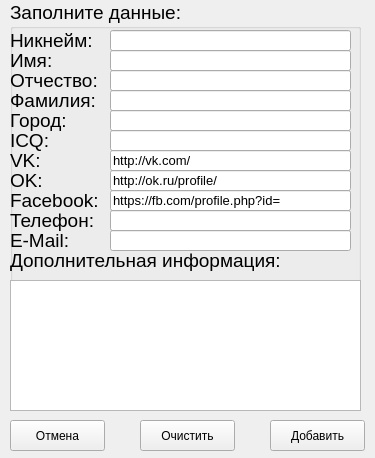
<?xml version="1.0" encoding="UTF-8"?>
<ui version="4.0">
 <class>addForm</class>
 <widget class="QWidget" name="addForm">
  <property name="windowModality">
   <enum>Qt::ApplicationModal</enum>
  </property>
  <property name="geometry">
   <rect>
    <x>0</x>
    <y>0</y>
    <width>375</width>
    <height>458</height>
   </rect>
  </property>
  <property name="windowTitle">
   <string>Добавление контакта</string>
  </property>
  <widget class="QGroupBox" name="groupBox">
   <property name="geometry">
    <rect>
     <x>10</x>
     <y>0</y>
     <width>351</width>
     <height>411</height>
    </rect>
   </property>
   <property name="font">
    <font>
     <pointsize>14</pointsize>
    </font>
   </property>
   <property name="title">
    <string>Заполните данные:</string>
   </property>
   <widget class="QLabel" name="label">
    <property name="geometry">
     <rect>
      <x>0</x>
      <y>50</y>
      <width>66</width>
      <height>21</height>
     </rect>
    </property>
    <property name="text">
     <string>Имя:</string>
    </property>
   </widget>
   <widget class="QLabel" name="label_2">
    <property name="geometry">
     <rect>
      <x>0</x>
      <y>70</y>
      <width>91</width>
      <height>21</height>
     </rect>
    </property>
    <property name="text">
     <string>Отчество:</string>
    </property>
   </widget>
   <widget class="QLabel" name="label_3">
    <property name="geometry">
     <rect>
      <x>0</x>
      <y>90</y>
      <width>91</width>
      <height>21</height>
     </rect>
    </property>
    <property name="text">
     <string>Фамилия:</string>
    </property>
   </widget>
   <widget class="QLineEdit" name="lName">
    <property name="geometry">
     <rect>
      <x>100</x>
      <y>50</y>
      <width>241</width>
      <height>21</height>
     </rect>
    </property>
   </widget>
   <widget class="QLineEdit" name="lFathername">
    <property name="geometry">
     <rect>
      <x>100</x>
      <y>70</y>
      <width>241</width>
      <height>21</height>
     </rect>
    </property>
   </widget>
   <widget class="QLineEdit" name="lFamily">
    <property name="geometry">
     <rect>
      <x>100</x>
      <y>90</y>
      <width>241</width>
      <height>21</height>
     </rect>
    </property>
   </widget>
   <widget class="QLabel" name="label_4">
    <property name="geometry">
     <rect>
      <x>0</x>
      <y>30</y>
      <width>91</width>
      <height>21</height>
     </rect>
    </property>
    <property name="text">
     <string>Никнейм:</string>
    </property>
   </widget>
   <widget class="QLineEdit" name="lNick">
    <property name="geometry">
     <rect>
      <x>100</x>
      <y>30</y>
      <width>241</width>
      <height>21</height>
     </rect>
    </property>
   </widget>
   <widget class="QLabel" name="label_5">
    <property name="geometry">
     <rect>
      <x>0</x>
      <y>110</y>
      <width>66</width>
      <height>21</height>
     </rect>
    </property>
    <property name="text">
     <string>Город:</string>
    </property>
   </widget>
   <widget class="QLineEdit" name="lCity">
    <property name="geometry">
     <rect>
      <x>100</x>
      <y>110</y>
      <width>241</width>
      <height>21</height>
     </rect>
    </property>
   </widget>
   <widget class="QLabel" name="label_6">
    <property name="geometry">
     <rect>
      <x>0</x>
      <y>130</y>
      <width>66</width>
      <height>21</height>
     </rect>
    </property>
    <property name="text">
     <string>ICQ:</string>
    </property>
   </widget>
   <widget class="QLineEdit" name="lICQ">
    <property name="geometry">
     <rect>
      <x>100</x>
      <y>130</y>
      <width>241</width>
      <height>21</height>
     </rect>
    </property>
   </widget>
   <widget class="QLabel" name="label_7">
    <property name="geometry">
     <rect>
      <x>0</x>
      <y>150</y>
      <width>66</width>
      <height>21</height>
     </rect>
    </property>
    <property name="text">
     <string>VK:</string>
    </property>
   </widget>
   <widget class="QLineEdit" name="lVK">
    <property name="geometry">
     <rect>
      <x>100</x>
      <y>150</y>
      <width>241</width>
      <height>21</height>
     </rect>
    </property>
    <property name="font">
     <font>
      <pointsize>10</pointsize>
     </font>
    </property>
    <property name="text">
     <string>http://vk.com/</string>
    </property>
   </widget>
   <widget class="QLabel" name="label_8">
    <property name="geometry">
     <rect>
      <x>0</x>
      <y>170</y>
      <width>66</width>
      <height>21</height>
     </rect>
    </property>
    <property name="text">
     <string>OK:</string>
    </property>
   </widget>
   <widget class="QLineEdit" name="lOK">
    <property name="geometry">
     <rect>
      <x>100</x>
      <y>170</y>
      <width>241</width>
      <height>21</height>
     </rect>
    </property>
    <property name="font">
     <font>
      <pointsize>10</pointsize>
     </font>
    </property>
    <property name="text">
     <string>http://ok.ru/profile/</string>
    </property>
   </widget>
   <widget class="QLabel" name="label_9">
    <property name="geometry">
     <rect>
      <x>0</x>
      <y>190</y>
      <width>91</width>
      <height>21</height>
     </rect>
    </property>
    <property name="text">
     <string>Facebook:</string>
    </property>
   </widget>
   <widget class="QLineEdit" name="lFacebook">
    <property name="geometry">
     <rect>
      <x>100</x>
      <y>190</y>
      <width>241</width>
      <height>21</height>
     </rect>
    </property>
    <property name="font">
     <font>
      <pointsize>10</pointsize>
     </font>
    </property>
    <property name="text">
     <string>https://fb.com/profile.php?id=</string>
    </property>
   </widget>
   <widget class="QLabel" name="label_10">
    <property name="geometry">
     <rect>
      <x>0</x>
      <y>230</y>
      <width>66</width>
      <height>21</height>
     </rect>
    </property>
    <property name="text">
     <string>E-Mail:</string>
    </property>
   </widget>
   <widget class="QLineEdit" name="lMail">
    <property name="geometry">
     <rect>
      <x>100</x>
      <y>230</y>
      <width>241</width>
      <height>21</height>
     </rect>
    </property>
   </widget>
   <widget class="QLabel" name="label_11">
    <property name="geometry">
     <rect>
      <x>0</x>
      <y>250</y>
      <width>281</width>
      <height>21</height>
     </rect>
    </property>
    <property name="text">
     <string>Дополнительная информация:</string>
    </property>
   </widget>
   <widget class="QPlainTextEdit" name="lInfo">
    <property name="geometry">
     <rect>
      <x>0</x>
      <y>280</y>
      <width>351</width>
      <height>131</height>
     </rect>
    </property>
    <property name="plainText">
     <string/>
    </property>
   </widget>
   <widget class="QLabel" name="label_12">
    <property name="geometry">
     <rect>
      <x>0</x>
      <y>210</y>
      <width>91</width>
      <height>21</height>
     </rect>
    </property>
    <property name="text">
     <string>Телефон:</string>
    </property>
   </widget>
   <widget class="QLineEdit" name="lPhone">
    <property name="geometry">
     <rect>
      <x>100</x>
      <y>210</y>
      <width>241</width>
      <height>21</height>
     </rect>
    </property>
   </widget>
  </widget>
  <widget class="QPushButton" name="butAdd">
   <property name="geometry">
    <rect>
     <x>270</x>
     <y>420</y>
     <width>95</width>
     <height>31</height>
    </rect>
   </property>
   <property name="text">
    <string>Добавить</string>
   </property>
  </widget>
  <widget class="QPushButton" name="butClear">
   <property name="geometry">
    <rect>
     <x>140</x>
     <y>420</y>
     <width>95</width>
     <height>31</height>
    </rect>
   </property>
   <property name="text">
    <string>Очистить</string>
   </property>
  </widget>
  <widget class="QPushButton" name="butCancel">
   <property name="geometry">
    <rect>
     <x>10</x>
     <y>420</y>
     <width>95</width>
     <height>31</height>
    </rect>
   </property>
   <property name="text">
    <string>Отмена</string>
   </property>
  </widget>
 </widget>
 <resources/>
 <connections/>
</ui>
